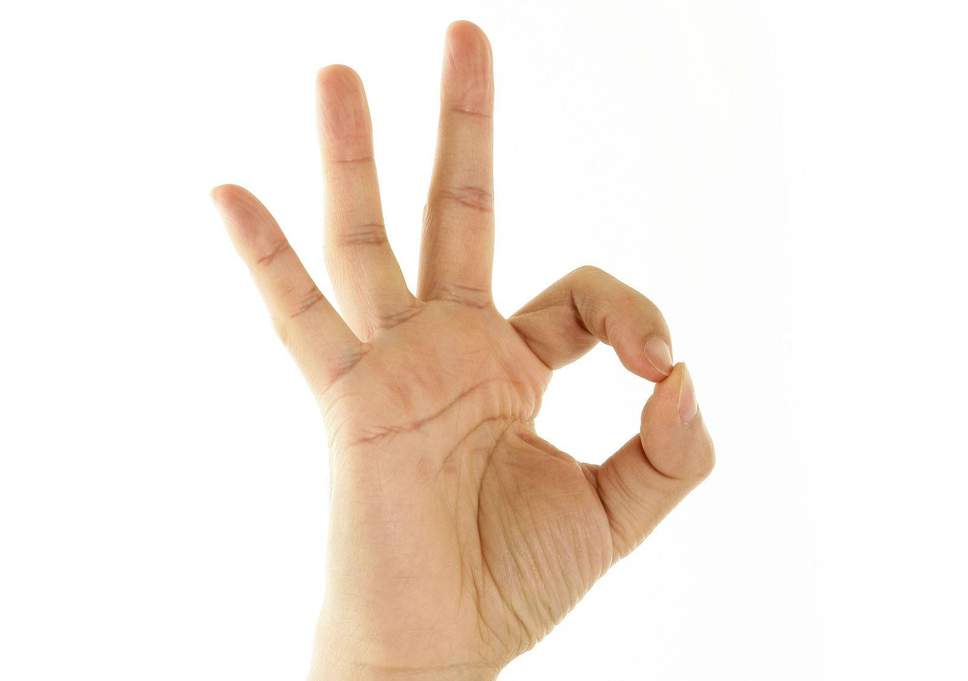
#> input picture pruebas/handContrast/ok-hand.jpg, 968 x 681 px
$ python index.py   (older library calls are emulated)
#> lines starting #> are read from the running program, lines starting #| are printed output that depends on the picture; after the words box and inside, x2 and y2 are one past the last pixel; in counts of white or black regions, pixels touching at a corner belong together
import cv2
import numpy as np
import sys
import math
import os

def show(img):
    cv2.imshow("titulo", img)
    cv2.waitKey(0)
    cv2.destroyAllWindows()

def draw_contours(img, points, color, size):
    cv2.drawContours(img, points, -1, color, size)
    show(img)

def get_distances(file):
#> called with file = 'ok-hand.jpg'
    print(0.1)
    src = cv2.imread(file, 1) # read input image
#> src is the input picture: shape (681, 968, 3); mean B, G, R 224.4, 233.2, 244
    print(0.2)
    show(src)

    gray = cv2.cvtColor(src, cv2.COLOR_BGR2GRAY) # convert to grayscale
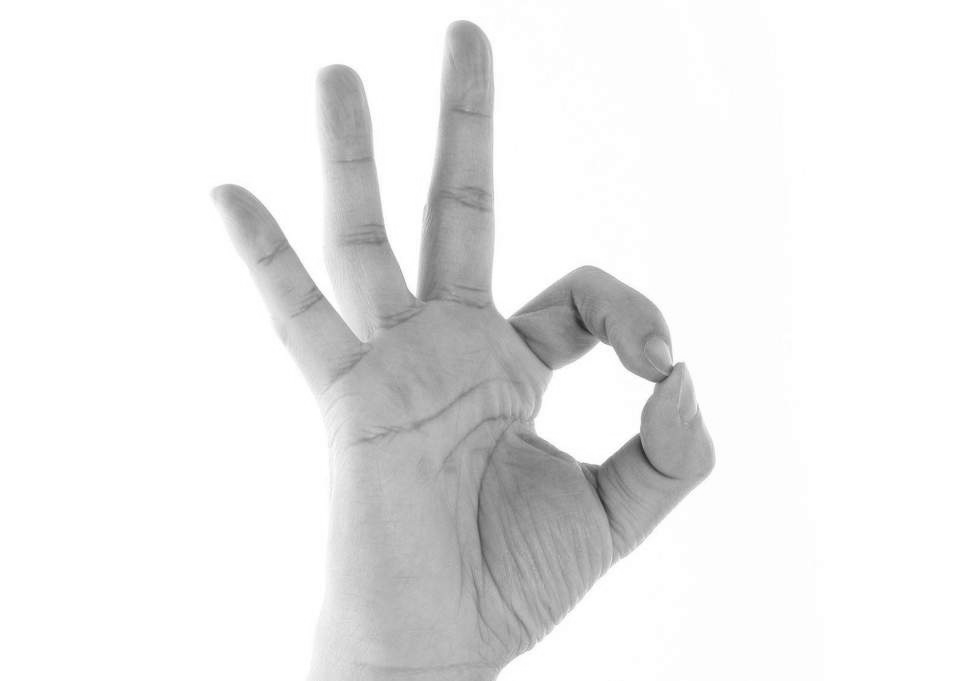
#> gray: shape (681, 968); min 42, max 255, mean 235.4
    print(0.3)

    blur = cv2.blur(gray, (3,3)) # blur the image
    print(0.4)

    ret, thresh = cv2.threshold(blur, 200, 255, cv2.THRESH_BINARY)
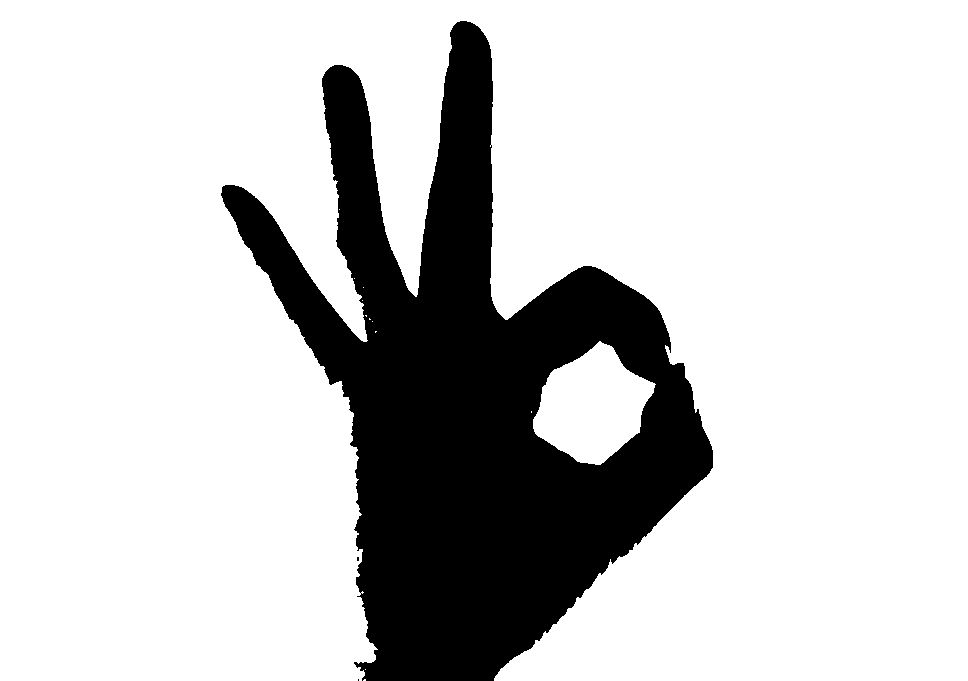
#> thresh: shape (681, 968); 79.7% white; 3 black regions (2 under 20 px), largest, box (x1, y1, x2, y2) and area: (221, 21, 713, 681) 133720
    print(0.5)
    show(thresh)

    mask = cv2.Canny(thresh, 0, 255)
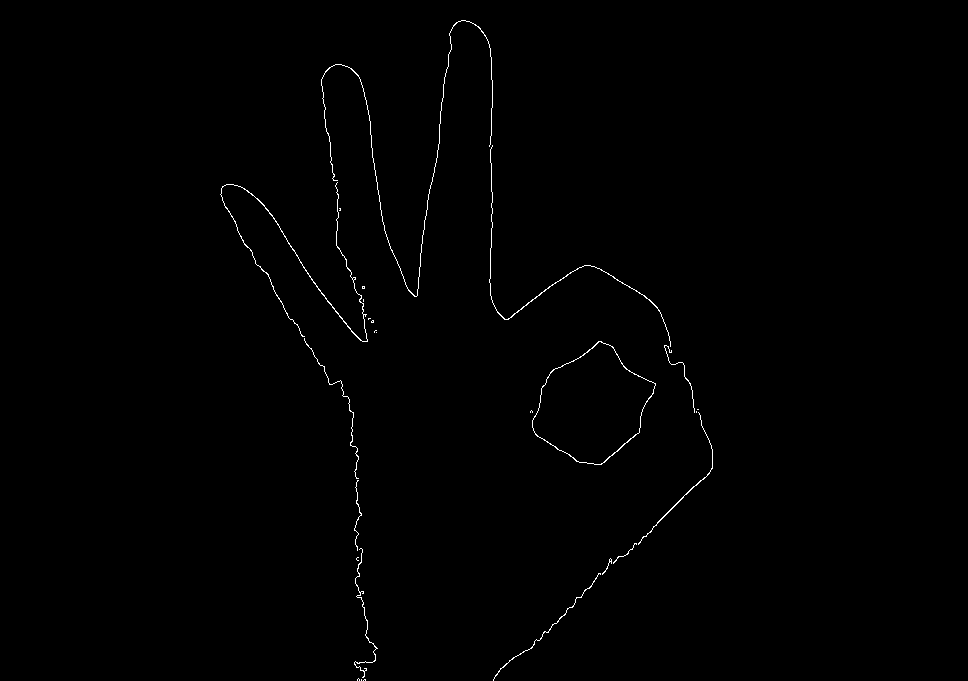
#> mask: shape (681, 968); 0.51% white in thin lines or dots, all inside (x1, y1, x2, y2) = (220, 20, 713, 681)
    print(0.6)
    show(mask)

    im2, contours, hierarchy = cv2.findContours(mask, cv2.RETR_EXTERNAL, cv2.CHAIN_APPROX_SIMPLE)
#> contours = 26 contours, 19 with area under 20; largest, box (x1, y1, x2, y2) and area: (532, 341, 656, 465) 9576, (220, 182, 368, 342) 118, (489, 145, 671, 347) 61, (638, 412, 713, 545) 51, (493, 573, 601, 681) 34, (321, 20, 493, 297) 34, (354, 548, 378, 678) 28
    print(0.7)

    cnt=[]
    for i in range(len(contours)):
        cnt.extend(contours[i])
#> this loop made 26 passes
#> after the loop, cnt = 2563 items, first 6: [[364, 679]], [[363, 680]], [[364, 679]], [[365, 680]], [[365, 679]], [[361, 679]]
    cnt= np.asarray(cnt)
#> cnt = contour of 2563 points, box (x1, y1, x2, y2) (220, 20, 713, 681), area 49432


    hull =cv2.convexHull(cnt, False)
#> hull = contour of 27 points, box (x1, y1, x2, y2) (220, 20, 713, 681), area 208912

    #......................
    # divide and conquer  + tree k-d
    #......................

    #---sort and copy------
    def sort_x():
        return sorted(hull, key=lambda e: e[0][0])

    def sort_y():
        return sorted(hull, key=lambda e: e[0][1])

    def get_medium_x(points):
        points= sort_x(points)
        return int(len(points))

    def distance(p1, p2):
        x=abs(p1[0]-p2[0])
        y=abs(p1[1]-p2[1])
        return math.sqrt(x*x+y*y)

    def closest(points):
        r=points.copy()
        l=len(points)
        d=distance(points[0][0], points[1][0])
        if(l>=3):
            r=points[:2]
            for alfa in range(l):
                d2 = distance(points[alfa][0], points[(alfa+1)%l][0])
                if(d2<d):
                    d=d2
                    r=[points[alfa], points[(alfa+1)%l]]
        return (r, d)

    def divide(points):
        if(len(points)<=3):
            return closest(points)
        l=points[:int(len(points)/2)]
        r=points[int(len(points)/2):]
        l, dl=divide(l)
        r, dr=divide(r)
        if(dl<dr):
            return (l, dl)
        else:
            return (r, dr)

    def fusion(array, pop):
        l=[]
        for e in array:
            if((e[0][0]!=pop[0][0][0] and e[0][1]!=pop[0][0][1])
            and (e[0][0]!=pop[1][0][0] and e[0][1]!=pop[1][0][1])):
                l.append(e)
        l.append([[int((pop[0][0][0]+pop[1][0][0])/2), int((pop[0][0][1]+pop[1][0][1])/2)]])
        return l

    y, x =mask.shape
#> y = 681; x = 968
    xs = sort_x()
#> xs = 27 items, first 6: [[220, 194]], [[221, 188]], [[222, 186]], [[325, 71]], [[329, 67]], [[335, 64]]
    ys = sort_y()
#> ys = 27 items, first 6: [[461, 20]], [[465, 20]], [[458, 21]], [[469, 21]], [[475, 24]], [[478, 26]]
    last_index=len(hull)-1
#> last_index = 26


    ##hay que mejorar esta parte.....muuucho
    a=[0,0,0,0]
    a[0] = xs[0][0][0]+xs[1][0][0]
    a[1] = ys[0][0][1]+ys[1][0][1]
    a[2] = (x-xs[last_index][0][0])+(x-xs[last_index-1][0][0])
    a[3] = (y-ys[last_index][0][1])+(y-ys[last_index-1][0][1])

    min = np.amin(np.asarray(a))
#> min = 2
    if a[0]==min:
        corner=[xs[0],xs[1]]
    elif a[1]==min:
        corner=[ys[0],ys[1]]
    elif a[2]==min:
        corner=[xs[last_index], xs[last_index-1]]
    elif a[3]==min:
        corner=[ys[last_index], ys[last_index-1]]
#> corner = [[[357, 680]], [[493, 680]]]

    c=0
    for e in hull:
        if((e[0][0]==corner[0][0][0] and e[0][1]==corner[0][0][1])
        or (e[0][0]==corner[1][0][0] and e[0][1]==corner[1][0][1])):
            hull=np.concatenate((hull[:c], hull[(c+1):]))
        else:
            c=c+1
#> this loop made 27 passes
#> e on passes 1 to 12: [[712, 468]], [[709, 473]], [[638, 544]], [[548, 632]], [[531, 648]], [[493, 680]], [[357, 680]], [[220, 194]], [[221, 188]], [[222, 186]], [[325, 71]], [[329, 67]]
#> after the loop, c = 25; hull = contour of 25 points, box (x1, y1, x2, y2) (220, 20, 713, 649), area 162262


    #............................................................
    #............................................................


    while len(hull) >= 5:
        points=sort_x()
        p, d =divide(points)
        hull =fusion(points, p)
#> this loop made 18 passes
#> (d, p) on passes 1 to 4: (2.24, [[[221, 188]], [[222, 186]]]), (2.83, [[[478, 26]], [[480, 28]]]), (3.16, [[[458, 21]], [[461, 20]]]), (3.61, [[[483, 32]], [[485, 35]]])
#> (d, p) on pass 5: (4.12, [[[712, 449]], [[711, 445]]])

    hull= np.asarray(points)
    hull= np.concatenate((corner, hull))

    base=distance(hull[0][0], hull[1][0])
    dis=[]
    for alfa in range(7):
        for beta in range(alfa+1, 7):
            if(alfa!=0 or beta != 1):
                dis.append(distance(hull[alfa][0], hull[beta][0])/base)

    #.....................................................
    #Drawing
    #.....................................................
    # create an empty black image
    if(len(sys.argv)>1 and sys.argv[1]=="show"):
        drawing = np.zeros((thresh.shape[0], thresh.shape[1], 3), np.uint8)

        draw_contours(drawing, cnt, (0, 255, 0), 1)
        draw_contours(drawing, hull, (255, 0, 0), 5)


    return dis

# [29 lines of commented-out code are left out]

get_distances("ok-hand.jpg")

$ run again, with pruebas/handContrast/hand.jpg copied over pruebas/handContrast/ok-hand.jpg
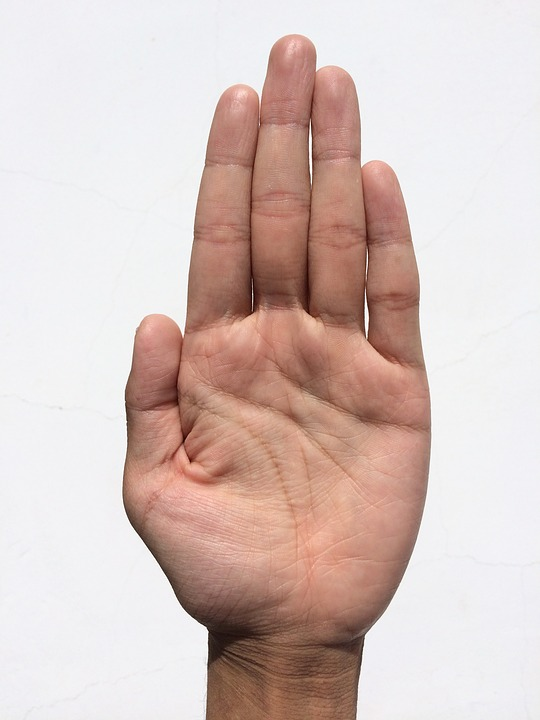
#> input picture pruebas/handContrast/hand.jpg, 540 x 720 px
#> in get_distances, src is the input picture: shape (720, 540, 3); mean B, G, R 192.3, 197.1, 216
#> in get_distances, `ret, thresh = cv2.threshold(blur, 200, 255, cv2.THRESH_BINARY)`:
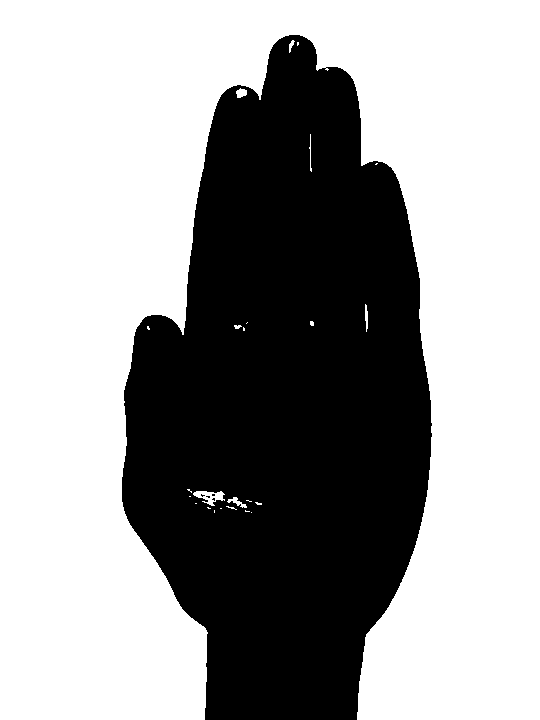
#> thresh: shape (720, 540); 62% white; 5 black regions (4 under 20 px), largest, box (x1, y1, x2, y2) and area: (122, 35, 432, 720) 147730
#> in get_distances, `mask = cv2.Canny(thresh, 0, 255)`:
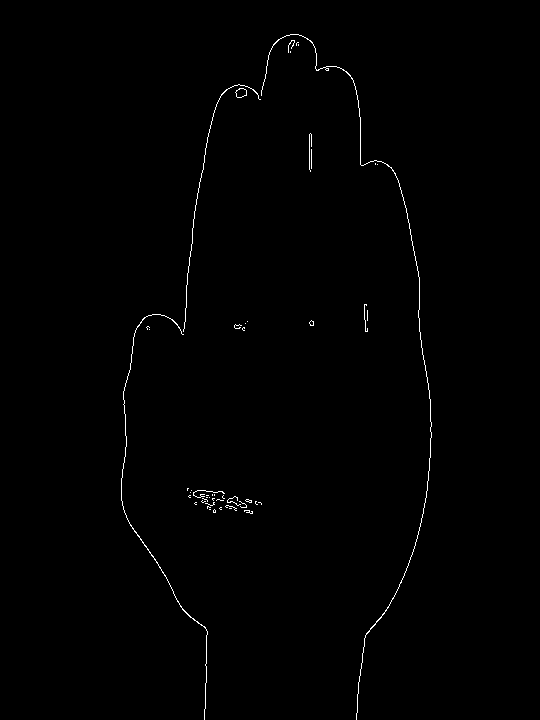
#> mask: shape (720, 540); 0.55% white in thin lines or dots, all inside (x1, y1, x2, y2) = (121, 34, 432, 720)
#> contours = 50 contours, 47 with area under 20; largest, box (x1, y1, x2, y2) and area: (235, 88, 247, 98) 76, (121, 314, 208, 720) 48, (261, 34, 432, 720) 46
#> the loop in get_distances, `for i in range(len(contours)):` made 50 passes
#> after the loop in get_distances, `for i in range(len(contours)):`: cnt = 1600 items, first 6: [[244, 510]], [[244, 511]], [[245, 510]], [[248, 510]], [[249, 511]], [[248, 512]]
#> in get_distances, `cnt= np.asarray(cnt)`: cnt = contour of 1600 points, box (x1, y1, x2, y2) (121, 34, 432, 720), area 1556
#> in get_distances, `hull =cv2.convexHull(cnt, False)`: hull = contour of 45 points, box (x1, y1, x2, y2) (121, 34, 432, 720), area 160094
#> xs = 45 items, first 6: [[121, 500]], [[121, 478]], [[122, 505]], [[123, 509]], [[123, 391]], [[124, 512]]
#> ys = 45 items, first 6: [[290, 34]], [[298, 34]], [[286, 35]], [[301, 35]], [[307, 38]], [[278, 39]]
#> last_index = 44
#> min = 2
#> corner = [[[204, 719]], [[356, 719]]]
#> the loop in get_distances, `for e in hull:` made 45 passes
#> e on passes 1 to 8: [[431, 437]], [[430, 457]], [[429, 470]], [[427, 490]], [[426, 497]], [[423, 513]], [[421, 522]], [[417, 538]]
#> after the loop in get_distances, `for e in hull:`: c = 43; hull = contour of 43 points, box (x1, y1, x2, y2) (121, 34, 432, 555), area 119426
#> the loop in get_distances, `while len(hull) >= 5:` made 33 passes
#> (d, p) on passes 1 to 2: (2.24, [[[352, 78]], [[353, 80]]]), (3.16, [[[398, 180]], [[399, 183]]])

$ run again, with pruebas/handContrast/download.jpeg copied over pruebas/handContrast/ok-hand.jpg
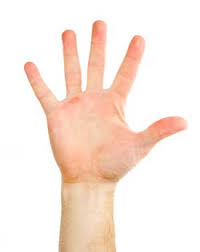
#> input picture pruebas/handContrast/download.jpeg, 200 x 252 px
#> in get_distances, src is the input picture: shape (252, 200, 3); mean B, G, R 224.6, 233.9, 250
#> in get_distances, `ret, thresh = cv2.threshold(blur, 200, 255, cv2.THRESH_BINARY)`:
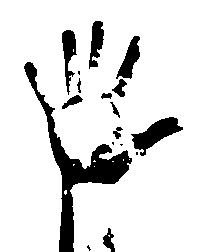
#> thresh: shape (252, 200); 87.5% white; 17 black regions (5 under 20 px), largest, box (x1, y1, x2, y2) and area: (24, 62, 132, 252) 3419, (131, 117, 183, 156) 856, (116, 36, 140, 79) 490
#> in get_distances, `mask = cv2.Canny(thresh, 0, 255)`:
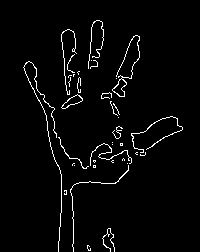
#> mask: shape (252, 200); 3% white in thin lines or dots, all inside (x1, y1, x2, y2) = (23, 20, 183, 252)
#> contours = 38 contours, 36 with area under 20; largest, box (x1, y1, x2, y2) and area: (112, 35, 140, 97) 144, (61, 94, 83, 109) 128
#> the loop in get_distances, `for i in range(len(contours)):` made 38 passes
#> after the loop in get_distances, `for i in range(len(contours)):`: cnt = 1274 items, first 6: [[87, 245]], [[87, 248]], [[88, 249]], [[88, 250]], [[90, 250]], [[90, 248]]
#> in get_distances, `cnt= np.asarray(cnt)`: cnt = contour of 1274 points, box (x1, y1, x2, y2) (23, 20, 183, 252), area 1676
#> in get_distances, `hull =cv2.convexHull(cnt, False)`: hull = contour of 13 points, box (x1, y1, x2, y2) (23, 20, 183, 252), area 25117
#> xs = [[[23, 67]], [[25, 63]], [[26, 62]], [[58, 251]], [[63, 31]], [[67, 29]], [[96, 20]], [[99, 20]], [[114, 251]], [[137, 35]], [[139, 36]], [[182, 129]], [[182, 127]]]
#> ys = [[[96, 20]], [[99, 20]], [[67, 29]], [[63, 31]], [[137, 35]], [[139, 36]], [[26, 62]], [[25, 63]], [[23, 67]], [[182, 127]], [[182, 129]], [[114, 251]], [[58, 251]]]
#> last_index = 12
#> min = 2
#> corner = [[[58, 251]], [[114, 251]]]
#> the loop in get_distances, `for e in hull:` made 13 passes
#> after the loop in get_distances, `for e in hull:`: c = 11; hull = contour of 11 points, box (x1, y1, x2, y2) (23, 20, 183, 130), area 8158
#> the loop in get_distances, `while len(hull) >= 5:` made 7 passes
#> (d, p) on passes 1, 2, 4: (2, [[[182, 129]], [[182, 127]]]), (2.24, [[[137, 35]], [[139, 36]]]), (3, [[[96, 20]], [[99, 20]]])
#> in get_distances, `hull= np.asarray(points)`: hull = [[25, 63], [65, 30], [97, 20], [138, 35], [182, 128]]
#> in get_distances, `hull= np.concatenate((corner, hull))`: hull = [[58, 251], [114, 251], [25, 63], [65, 30], [97, 20], [138, 35], [182, 128]]
#> base = 56
#> the loop in get_distances, `for alfa in range(7):` made 7 passes
#> after the loop in get_distances, `for alfa in range(7):`: dis = [3.41, 3.95, 4.18, 4.11, 3.12, 3.71, 4.04, 4.14, 3.88, 2.51, 0.926, 1.5, 2.08, 3.03, 0.599, 1.31, 2.73, 0.78, 2.45, 1.84]
